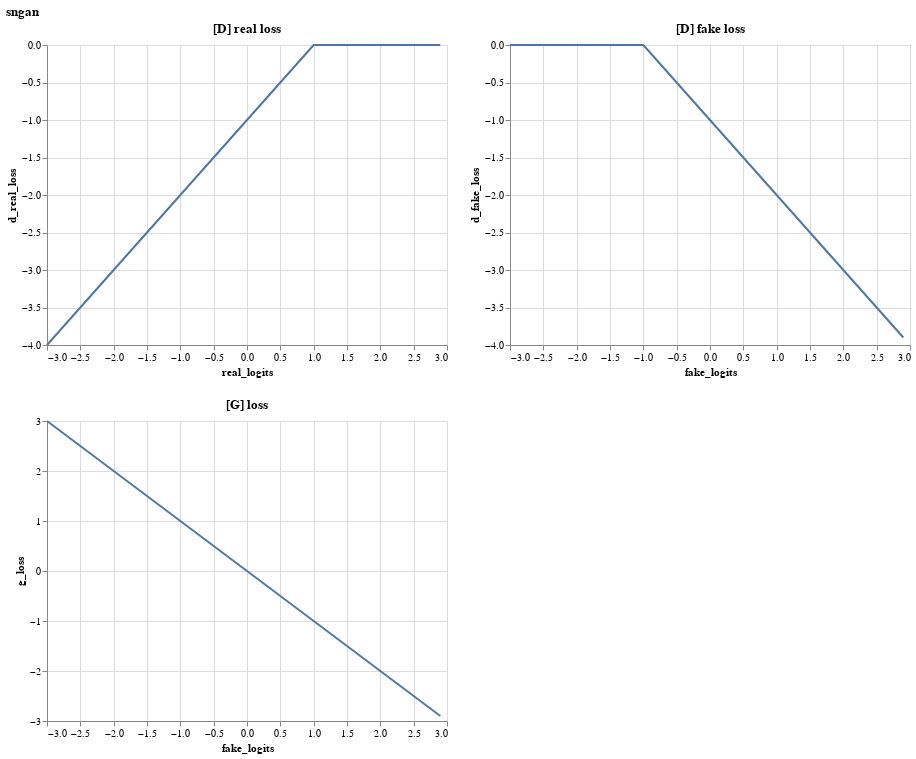

Here is the notebook cell this chart was saved with:
### Code cell
#server
draw_adversarial_loss_fns("sngan")

### Figure 1 — Vega-Lite specification as saved in the notebook (floating-point values rounded to 4 significant figures)
{"config": {"view": {"continuousWidth": 400, "continuousHeight": 300}}, "vconcat": [{"hconcat": [{"mark": "line", "encoding": {"x": {"type": "quantitative", "field": "real_logits"}, "y": {"type": "quantitative", "field": "d_real_loss"}}, "title": "[D] real loss"}, {"mark": "line", "encoding": {"x": {"type": "quantitative", "field": "fake_logits"}, "y": {"type": "quantitative", "field": "d_fake_loss"}}, "title": "[D] fake loss"}], "title": "sngan"}, {"mark": "line", "encoding": {"x": {"type": "quantitative", "field": "fake_logits"}, "y": {"type": "quantitative", "field": "g_loss"}}, "title": "[G] loss"}], "data": {"name": "data-f20e704a0616ec88e868126510271f8c"}, "$schema": "https://vega.github.io/schema/vega-lite/v4.0.2.json", "datasets": {"data-f20e704a0616ec88e868126510271f8c": [{"real_logits": -3.0, "fake_logits": -3.0, "g_loss": 3.0, "d_real_loss": -4.0, "d_fake_loss": 0.0}, {"real_logits": -2.9, "fake_logits": -2.9, "g_loss": 2.9, "d_real_loss": -3.9, "d_fake_loss": 0.0}, {"real_logits": -2.8, "fake_logits": -2.8, "g_loss": 2.8, "d_real_loss": -3.8, "d_fake_loss": 0.0}, {"real_logits": -2.7, "fake_logits": -2.7, "g_loss": 2.7, "d_real_loss": -3.7, "d_fake_loss": 0.0}, {"real_logits": -2.6, "fake_logits": -2.6, "g_loss": 2.6, "d_real_loss": -3.6, "d_fake_loss": 0.0}, {"real_logits": -2.5, "fake_logits": -2.5, "g_loss": 2.5, "d_real_loss": -3.5, "d_fake_loss": 0.0}, {"real_logits": -2.4, "fake_logits": -2.4, "g_loss": 2.4, "d_real_loss": -3.4, "d_fake_loss": 0.0}, {"real_logits": -2.3, "fake_logits": -2.3, "g_loss": 2.3, "d_real_loss": -3.3, "d_fake_loss": 0.0}, {"real_logits": -2.2, "fake_logits": -2.2, "g_loss": 2.2, "d_real_loss": -3.2, "d_fake_loss": 0.0}, {"real_logits": -2.1, "fake_logits": -2.1, "g_loss": 2.1, "d_real_loss": -3.1, "d_fake_loss": 0.0}, {"real_logits": -2.0, "fake_logits": -2.0, "g_loss": 2.0, "d_real_loss": -3.0, "d_fake_loss": 0.0}, {"real_logits": -1.9, "fake_logits": -1.9, "g_loss": 1.9, "d_real_loss": -2.9, "d_fake_loss": 0.0}, {"real_logits": -1.8, "fake_logits": -1.8, "g_loss": 1.8, "d_real_loss": -2.8, "d_fake_loss": 0.0}, {"real_logits": -1.7, "fake_logits": -1.7, "g_loss": 1.7, "d_real_loss": -2.7, "d_fake_loss": 0.0}, {"real_logits": -1.6, "fake_logits": -1.6, "g_loss": 1.6, "d_real_loss": -2.6, "d_fake_loss": 0.0}, {"real_logits": -1.5, "fake_logits": -1.5, "g_loss": 1.5, "d_real_loss": -2.5, "d_fake_loss": 0.0}, {"real_logits": -1.4, "fake_logits": -1.4, "g_loss": 1.4, "d_real_loss": -2.4, "d_fake_loss": 0.0}, {"real_logits": -1.3, "fake_logits": -1.3, "g_loss": 1.3, "d_real_loss": -2.3, "d_fake_loss": 0.0}, {"real_logits": -1.2, "fake_logits": -1.2, "g_loss": 1.2, "d_real_loss": -2.2, "d_fake_loss": 0.0}, {"real_logits": -1.1, "fake_logits": -1.1, "g_loss": 1.1, "d_real_loss": -2.1, "d_fake_loss": 0.0}, {"real_logits": -1.0, "fake_logits": -1.0, "g_loss": 1.0, "d_real_loss": -2.0, "d_fake_loss": 0.0}, {"real_logits": -0.9, "fake_logits": -0.9, "g_loss": 0.9, "d_real_loss": -1.9, "d_fake_loss": -0.1}, {"real_logits": -0.8, "fake_logits": -0.8, "g_loss": 0.8, "d_real_loss": -1.8, "d_fake_loss": -0.2}, {"real_logits": -0.7, "fake_logits": -0.7, "g_loss": 0.7, "d_real_loss": -1.7, "d_fake_loss": -0.3}, {"real_logits": -0.6, "fake_logits": -0.6, "g_loss": 0.6, "d_real_loss": -1.6, "d_fake_loss": -0.4}, {"real_logits": -0.5, "fake_logits": -0.5, "g_loss": 0.5, "d_real_loss": -1.5, "d_fake_loss": -0.5}, {"real_logits": -0.4, "fake_logits": -0.4, "g_loss": 0.4, "d_real_loss": -1.4, "d_fake_loss": -0.6}, {"real_logits": -0.3, "fake_logits": -0.3, "g_loss": 0.3, "d_real_loss": -1.3, "d_fake_loss": -0.7}, {"real_logits": -0.2, "fake_logits": -0.2, "g_loss": 0.2, "d_real_loss": -1.2, "d_fake_loss": -0.8}, {"real_logits": -0.1, "fake_logits": -0.1, "g_loss": 0.1, "d_real_loss": -1.1, "d_fake_loss": -0.9}, {"real_logits": 0.0, "fake_logits": 0.0, "g_loss": -0.0, "d_real_loss": -1.0, "d_fake_loss": -1.0}, {"real_logits": 0.1, "fake_logits": 0.1, "g_loss": -0.1, "d_real_loss": -0.9, "d_fake_loss": -1.1}, {"real_logits": 0.2, "fake_logits": 0.2, "g_loss": -0.2, "d_real_loss": -0.8, "d_fake_loss": -1.2}, {"real_logits": 0.3, "fake_logits": 0.3, "g_loss": -0.3, "d_real_loss": -0.7, "d_fake_loss": -1.3}, {"real_logits": 0.4, "fake_logits": 0.4, "g_loss": -0.4, "d_real_loss": -0.6, "d_fake_loss": -1.4}, {"real_logits": 0.5, "fake_logits": 0.5, "g_loss": -0.5, "d_real_loss": -0.5, "d_fake_loss": -1.5}, {"real_logits": 0.6, "fake_logits": 0.6, "g_loss": -0.6, "d_real_loss": -0.4, "d_fake_loss": -1.6}, {"real_logits": 0.7, "fake_logits": 0.7, "g_loss": -0.7, "d_real_loss": -0.3, "d_fake_loss": -1.7}, {"real_logits": 0.8, "fake_logits": 0.8, "g_loss": -0.8, "d_real_loss": -0.2, "d_fake_loss": -1.8}, {"real_logits": 0.9, "fake_logits": 0.9, "g_loss": -0.9, "d_real_loss": -0.1, "d_fake_loss": -1.9}, {"real_logits": 1.0, "fake_logits": 1.0, "g_loss": -1.0, "d_real_loss": 0.0, "d_fake_loss": -2.0}, {"real_logits": 1.1, "fake_logits": 1.1, "g_loss": -1.1, "d_real_loss": 0.0, "d_fake_loss": -2.1}, {"real_logits": 1.2, "fake_logits": 1.2, "g_loss": -1.2, "d_real_loss": 0.0, "d_fake_loss": -2.2}, {"real_logits": 1.3, "fake_logits": 1.3, "g_loss": -1.3, "d_real_loss": 0.0, "d_fake_loss": -2.3}, {"real_logits": 1.4, "fake_logits": 1.4, "g_loss": -1.4, "d_real_loss": 0.0, "d_fake_loss": -2.4}, {"real_logits": 1.5, "fake_logits": 1.5, "g_loss": -1.5, "d_real_loss": 0.0, "d_fake_loss": -2.5}, {"real_logits": 1.6, "fake_logits": 1.6, "g_loss": -1.6, "d_real_loss": 0.0, "d_fake_loss": -2.6}, {"real_logits": 1.7, "fake_logits": 1.7, "g_loss": -1.7, "d_real_loss": 0.0, "d_fake_loss": -2.7}, {"real_logits": 1.8, "fake_logits": 1.8, "g_loss": -1.8, "d_real_loss": 0.0, "d_fake_loss": -2.8}, {"real_logits": 1.9, "fake_logits": 1.9, "g_loss": -1.9, "d_real_loss": 0.0, "d_fake_loss": -2.9}, {"real_logits": 2.0, "fake_logits": 2.0, "g_loss": -2.0, "d_real_loss": 0.0, "d_fake_loss": -3.0}, {"real_logits": 2.1, "fake_logits": 2.1, "g_loss": -2.1, "d_real_loss": 0.0, "d_fake_loss": -3.1}, {"real_logits": 2.2, "fake_logits": 2.2, "g_loss": -2.2, "d_real_loss": 0.0, "d_fake_loss": -3.2}, {"real_logits": 2.3, "fake_logits": 2.3, "g_loss": -2.3, "d_real_loss": 0.0, "d_fake_loss": -3.3}, {"real_logits": 2.4, "fake_logits": 2.4, "g_loss": -2.4, "d_real_loss": 0.0, "d_fake_loss": -3.4}, {"real_logits": 2.5, "fake_logits": 2.5, "g_loss": -2.5, "d_real_loss": 0.0, "d_fake_loss": -3.5}, {"real_logits": 2.6, "fake_logits": 2.6, "g_loss": -2.6, "d_real_loss": 0.0, "d_fake_loss": -3.6}, {"real_logits": 2.7, "fake_logits": 2.7, "g_loss": -2.7, "d_real_loss": 0.0, "d_fake_loss": -3.7}, {"real_logits": 2.8, "fake_logits": 2.8, "g_loss": -2.8, "d_real_loss": 0.0, "d_fake_loss": -3.8}, {"real_logits": 2.9, "fake_logits": 2.9, "g_loss": -2.9, "d_real_loss": 0.0, "d_fake_loss": -3.9}]}}
